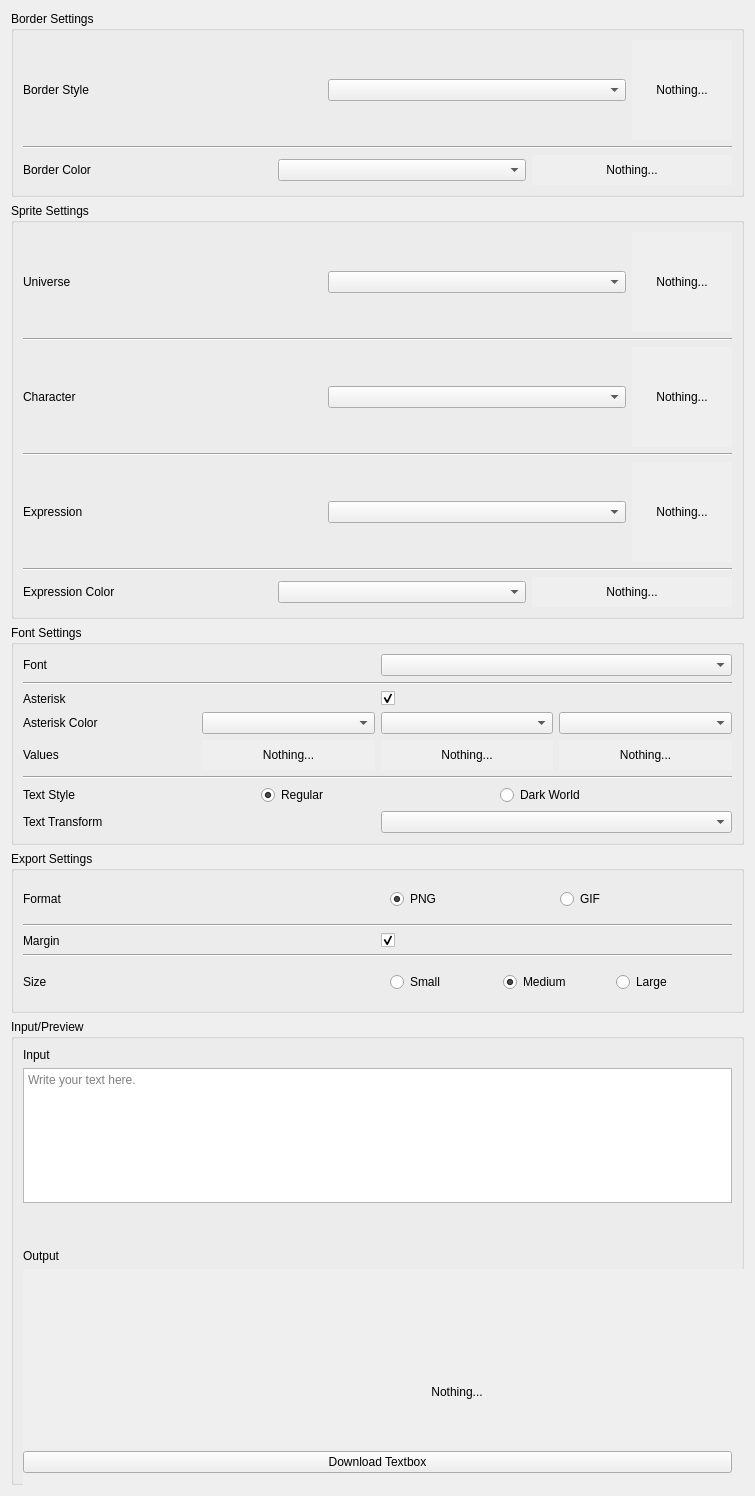
          <widget class="QWidget" name="scrollAreaWidgetContents_2">
           <property name="geometry">
            <rect>
             <x>0</x>
             <y>0</y>
             <width>755</width>
             <height>1496</height>
            </rect>
           </property>
           <layout class="QVBoxLayout" name="verticalLayout_35">
            <item>
             <layout class="QVBoxLayout" name="verticalLayout">
              <item>
               <widget class="QGroupBox" name="bordersettings">
                <property name="title">
                 <string>Border Settings</string>
                </property>
                <layout class="QHBoxLayout" name="horizontalLayout_5">
                 <item>
                  <layout class="QVBoxLayout" name="verticalLayout_2">
                   <item>
                    <layout class="QHBoxLayout" name="horizontalLayout_3">
                     <item>
                      <widget class="QLabel" name="label">
                       <property name="text">
                        <string>Border Style</string>
                       </property>
                      </widget>
                     </item>
                     <item>
                      <widget class="QComboBox" name="comboBox">
                       <property name="currentIndex">
                        <number>-1</number>
                       </property>
                      </widget>
                     </item>
                     <item>
                      <widget class="QLabel" name="label_33">
                       <property name="sizePolicy">
                        <sizepolicy hsizetype="Maximum" vsizetype="Maximum">
                         <horstretch>0</horstretch>
                         <verstretch>0</verstretch>
                        </sizepolicy>
                       </property>
                       <property name="minimumSize">
                        <size>
                         <width>100</width>
                         <height>100</height>
                        </size>
                       </property>
                       <property name="maximumSize">
                        <size>
                         <width>100</width>
                         <height>100</height>
                        </size>
                       </property>
                       <property name="autoFillBackground">
                        <bool>true</bool>
                       </property>
                       <property name="text">
                        <string>Nothing...</string>
                       </property>
                       <property name="alignment">
                        <set>Qt::AlignmentFlag::AlignCenter</set>
                       </property>
                      </widget>
                     </item>
                    </layout>
                   </item>
                   <item>
                    <widget class="Line" name="line_6">
                     <property name="orientation">
                      <enum>Qt::Orientation::Horizontal</enum>
                     </property>
                    </widget>
                   </item>
                   <item>
                    <layout class="QHBoxLayout" name="horizontalLayout_4">
                     <item>
                      <widget class="QLabel" name="label_2">
                       <property name="text">
                        <string>Border Color</string>
                       </property>
                      </widget>
                     </item>
                     <item>
                      <widget class="QComboBox" name="comboBox_2"/>
                     </item>
                     <item>
                      <widget class="QLabel" name="label_32">
                       <property name="sizePolicy">
                        <sizepolicy hsizetype="Maximum" vsizetype="Maximum">
                         <horstretch>0</horstretch>
                         <verstretch>0</verstretch>
                        </sizepolicy>
                       </property>
                       <property name="minimumSize">
                        <size>
                         <width>200</width>
                         <height>30</height>
                        </size>
                       </property>
                       <property name="maximumSize">
                        <size>
                         <width>200</width>
                         <height>30</height>
                        </size>
                       </property>
                       <property name="autoFillBackground">
                        <bool>true</bool>
                       </property>
                       <property name="text">
                        <string>Nothing...</string>
                       </property>
                       <property name="alignment">
                        <set>Qt::AlignmentFlag::AlignCenter</set>
                       </property>
                      </widget>
                     </item>
                    </layout>
                   </item>
                  </layout>
                 </item>
                </layout>
               </widget>
              </item>
              <item>
               <widget class="QGroupBox" name="spritesettings">
                <property name="title">
                 <string>Sprite Settings</string>
                </property>
                <layout class="QHBoxLayout" name="horizontalLayout_12">
                 <item>
                  <layout class="QVBoxLayout" name="verticalLayout_4">
                   <item>
                    <layout class="QHBoxLayout" name="horizontalLayout_10">
                     <item>
                      <widget class="QLabel" name="label_6">
                       <property name="text">
                        <string>Universe</string>
                       </property>
                      </widget>
                     </item>
                     <item>
                      <widget class="QComboBox" name="comboBox_3"/>
                     </item>
                     <item>
                      <widget class="QLabel" name="label_34">
                       <property name="sizePolicy">
                        <sizepolicy hsizetype="Maximum" vsizetype="Maximum">
                         <horstretch>0</horstretch>
                         <verstretch>0</verstretch>
                        </sizepolicy>
                       </property>
                       <property name="minimumSize">
                        <size>
                         <width>100</width>
                         <height>100</height>
                        </size>
                       </property>
                       <property name="maximumSize">
                        <size>
                         <width>100</width>
                         <height>100</height>
                        </size>
                       </property>
                       <property name="autoFillBackground">
                        <bool>true</bool>
                       </property>
                       <property name="text">
                        <string>Nothing...</string>
                       </property>
                       <property name="alignment">
                        <set>Qt::AlignmentFlag::AlignCenter</set>
                       </property>
                      </widget>
                     </item>
                    </layout>
                   </item>
                   <item>
                    <widget class="Line" name="line_5">
                     <property name="orientation">
                      <enum>Qt::Orientation::Horizontal</enum>
                     </property>
                    </widget>
                   </item>
                   <item>
                    <layout class="QHBoxLayout" name="horizontalLayout_13">
                     <item>
                      <widget class="QLabel" name="label_8">
                       <property name="text">
                        <string>Character</string>
                       </property>
                      </widget>
                     </item>
                     <item>
                      <widget class="QComboBox" name="comboBox_6"/>
                     </item>
                     <item>
                      <widget class="QLabel" name="label_35">
                       <property name="sizePolicy">
                        <sizepolicy hsizetype="Maximum" vsizetype="Maximum">
                         <horstretch>0</horstretch>
                         <verstretch>0</verstretch>
                        </sizepolicy>
                       </property>
                       <property name="minimumSize">
                        <size>
                         <width>100</width>
                         <height>100</height>
                        </size>
                       </property>
                       <property name="maximumSize">
                        <size>
                         <width>100</width>
                         <height>100</height>
                        </size>
                       </property>
                       <property name="autoFillBackground">
                        <bool>true</bool>
                       </property>
                       <property name="text">
                        <string>Nothing...</string>
                       </property>
                       <property name="alignment">
                        <set>Qt::AlignmentFlag::AlignCenter</set>
                       </property>
                      </widget>
                     </item>
                    </layout>
                   </item>
                   <item>
                    <widget class="Line" name="line_4">
                     <property name="orientation">
                      <enum>Qt::Orientation::Horizontal</enum>
                     </property>
                    </widget>
                   </item>
                   <item>
                    <layout class="QHBoxLayout" name="horizontalLayout_15">
                     <item>
                      <widget class="QLabel" name="label_9">
                       <property name="text">
                        <string>Expression</string>
                       </property>
                      </widget>
                     </item>
                     <item>
                      <widget class="QComboBox" name="comboBox_7"/>
                     </item>
                     <item>
                      <widget class="QLabel" name="label_36">
                       <property name="sizePolicy">
                        <sizepolicy hsizetype="Maximum" vsizetype="Maximum">
                         <horstretch>0</horstretch>
                         <verstretch>0</verstretch>
                        </sizepolicy>
                       </property>
                       <property name="minimumSize">
                        <size>
                         <width>100</width>
                         <height>100</height>
                        </size>
                       </property>
                       <property name="maximumSize">
                        <size>
                         <width>100</width>
                         <height>100</height>
                        </size>
                       </property>
                       <property name="autoFillBackground">
                        <bool>true</bool>
                       </property>
                       <property name="text">
                        <string>Nothing...</string>
                       </property>
                       <property name="alignment">
                        <set>Qt::AlignmentFlag::AlignCenter</set>
                       </property>
                      </widget>
                     </item>
                    </layout>
                   </item>
                   <item>
                    <widget class="Line" name="line_3">
                     <property name="orientation">
                      <enum>Qt::Orientation::Horizontal</enum>
                     </property>
                    </widget>
                   </item>
                   <item>
                    <layout class="QHBoxLayout" name="horizontalLayout_11">
                     <item>
                      <widget class="QLabel" name="label_7">
                       <property name="text">
                        <string>Expression Color</string>
                       </property>
                      </widget>
                     </item>
                     <item>
                      <widget class="QComboBox" name="comboBox_5"/>
                     </item>
                     <item>
                      <widget class="QLabel" name="label_37">
                       <property name="sizePolicy">
                        <sizepolicy hsizetype="Maximum" vsizetype="Maximum">
                         <horstretch>0</horstretch>
                         <verstretch>0</verstretch>
                        </sizepolicy>
                       </property>
                       <property name="minimumSize">
                        <size>
                         <width>200</width>
                         <height>30</height>
                        </size>
                       </property>
                       <property name="maximumSize">
                        <size>
                         <width>200</width>
                         <height>30</height>
                        </size>
                       </property>
                       <property name="autoFillBackground">
                        <bool>true</bool>
                       </property>
                       <property name="text">
                        <string>Nothing...</string>
                       </property>
                       <property name="alignment">
                        <set>Qt::AlignmentFlag::AlignCenter</set>
                       </property>
                      </widget>
                     </item>
                    </layout>
                   </item>
                  </layout>
                 </item>
                </layout>
               </widget>
              </item>
              <item>
               <widget class="QGroupBox" name="fontsettings">
                <property name="title">
                 <string>Font Settings</string>
                </property>
                <layout class="QHBoxLayout" name="horizontalLayout_20">
                 <item>
                  <layout class="QVBoxLayout" name="verticalLayout_5">
                   <item>
                    <layout class="QHBoxLayout" name="horizontalLayout_16">
                     <item>
                      <widget class="QLabel" name="label_10">
                       <property name="text">
                        <string>Font</string>
                       </property>
                      </widget>
                     </item>
                     <item>
                      <widget class="QComboBox" name="comboBox_15"/>
                     </item>
                    </layout>
                   </item>
                   <item>
                    <widget class="Line" name="line_7">
                     <property name="orientation">
                      <enum>Qt::Orientation::Horizontal</enum>
                     </property>
                    </widget>
                   </item>
                   <item>
                    <layout class="QHBoxLayout" name="horizontalLayout_17">
                     <item>
                      <widget class="QLabel" name="label_11">
                       <property name="text">
                        <string>Asterisk</string>
                       </property>
                      </widget>
                     </item>
                     <item>
                      <widget class="QCheckBox" name="checkBox_2">
                       <property name="text">
                        <string/>
                       </property>
                       <property name="checked">
                        <bool>true</bool>
                       </property>
                      </widget>
                     </item>
                    </layout>
                   </item>
                   <item>
                    <layout class="QHBoxLayout" name="horizontalLayout_18">
                     <item>
                      <widget class="QLabel" name="label_12">
                       <property name="text">
                        <string>Asterisk Color</string>
                       </property>
                      </widget>
                     </item>
                     <item>
                      <widget class="QComboBox" name="comboBox_9"/>
                     </item>
                     <item>
                      <widget class="QComboBox" name="comboBox_4"/>
                     </item>
                     <item>
                      <widget class="QComboBox" name="comboBox_8"/>
                     </item>
                    </layout>
                   </item>
                   <item>
                    <layout class="QHBoxLayout" name="horizontalLayout_52">
                     <item>
                      <widget class="QLabel" name="label_38">
                       <property name="text">
                        <string>Values</string>
                       </property>
                      </widget>
                     </item>
                     <item>
                      <widget class="QLabel" name="label_39">
                       <property name="minimumSize">
                        <size>
                         <width>90</width>
                         <height>30</height>
                        </size>
                       </property>
                       <property name="autoFillBackground">
                        <bool>true</bool>
                       </property>
                       <property name="text">
                        <string>Nothing...</string>
                       </property>
                       <property name="alignment">
                        <set>Qt::AlignmentFlag::AlignCenter</set>
                       </property>
                      </widget>
                     </item>
                     <item>
                      <widget class="QLabel" name="label_40">
                       <property name="minimumSize">
                        <size>
                         <width>90</width>
                         <height>30</height>
                        </size>
                       </property>
                       <property name="autoFillBackground">
                        <bool>true</bool>
                       </property>
                       <property name="text">
                        <string>Nothing...</string>
                       </property>
                       <property name="alignment">
                        <set>Qt::AlignmentFlag::AlignCenter</set>
                       </property>
                      </widget>
                     </item>
                     <item>
                      <widget class="QLabel" name="label_41">
                       <property name="minimumSize">
                        <size>
                         <width>90</width>
                         <height>30</height>
                        </size>
                       </property>
                       <property name="autoFillBackground">
                        <bool>true</bool>
                       </property>
                       <property name="text">
                        <string>Nothing...</string>
                       </property>
                       <property name="alignment">
                        <set>Qt::AlignmentFlag::AlignCenter</set>
                       </property>
                      </widget>
                     </item>
                    </layout>
                   </item>
                   <item>
                    <widget class="Line" name="line_9">
                     <property name="orientation">
                      <enum>Qt::Orientation::Horizontal</enum>
                     </property>
                    </widget>
                   </item>
                   <item>
                    <layout class="QHBoxLayout" name="horizontalLayout_19">
                     <item>
                      <widget class="QLabel" name="label_13">
                       <property name="text">
                        <string>Text Style</string>
                       </property>
                      </widget>
                     </item>
                     <item>
                      <widget class="QRadioButton" name="radioButton_6">
                       <property name="text">
                        <string>Regular</string>
                       </property>
                       <property name="checked">
                        <bool>true</bool>
                       </property>
                      </widget>
                     </item>
                     <item>
                      <widget class="QRadioButton" name="radioButton_7">
                       <property name="text">
                        <string>Dark World</string>
                       </property>
                      </widget>
                     </item>
                    </layout>
                   </item>
                   <item>
                    <layout class="QHBoxLayout" name="horizontalLayout_21">
                     <item>
                      <widget class="QLabel" name="label_14">
                       <property name="text">
                        <string>Text Transform</string>
                       </property>
                      </widget>
                     </item>
                     <item>
                      <widget class="QComboBox" name="comboBox_10"/>
                     </item>
                    </layout>
                   </item>
                  </layout>
                 </item>
                </layout>
               </widget>
              </item>
              <item>
               <widget class="QGroupBox" name="exportsettings">
                <property name="title">
                 <string>Export Settings</string>
                </property>
                <layout class="QHBoxLayout" name="horizontalLayout_8">
                 <item>
                  <layout class="QVBoxLayout" name="verticalLayout_3">
                   <item>
                    <layout class="QHBoxLayout" name="horizontalLayout_6">
                     <item>
                      <widget class="QLabel" name="label_3">
                       <property name="text">
                        <string>Format</string>
                       </property>
                      </widget>
                     </item>
                     <item>
                      <widget class="QWidget" name="widget" native="true">
                       <layout class="QHBoxLayout" name="horizontalLayout_22">
                        <item>
                         <widget class="QRadioButton" name="radioButton">
                          <property name="text">
                           <string>PNG</string>
                          </property>
                          <property name="checked">
                           <bool>true</bool>
                          </property>
                         </widget>
                        </item>
                        <item>
                         <widget class="QRadioButton" name="radioButton_2">
                          <property name="text">
                           <string>GIF</string>
                          </property>
                         </widget>
                        </item>
                       </layout>
                      </widget>
                     </item>
                    </layout>
                   </item>
                   <item>
                    <widget class="Line" name="line">
                     <property name="orientation">
                      <enum>Qt::Orientation::Horizontal</enum>
                     </property>
                    </widget>
                   </item>
                   <item>
                    <layout class="QHBoxLayout" name="horizontalLayout_9">
                     <item>
                      <widget class="QLabel" name="label_5">
                       <property name="text">
                        <string>Margin</string>
                       </property>
                      </widget>
                     </item>
                     <item>
                      <widget class="QCheckBox" name="checkBox">
                       <property name="text">
                        <string/>
                       </property>
                       <property name="checked">
                        <bool>true</bool>
                       </property>
                      </widget>
                     </item>
                    </layout>
                   </item>
                   <item>
                    <widget class="Line" name="line_2">
                     <property name="orientation">
                      <enum>Qt::Orientation::Horizontal</enum>
                     </property>
                    </widget>
                   </item>
                   <item>
                    <layout class="QHBoxLayout" name="horizontalLayout_7">
                     <item>
                      <widget class="QLabel" name="label_4">
                       <property name="text">
                        <string>Size</string>
                       </property>
                      </widget>
                     </item>
                     <item>
                      <widget class="QWidget" name="widget_2" native="true">
                       <layout class="QHBoxLayout" name="horizontalLayout_14">
                        <item>
                         <widget class="QRadioButton" name="radioButton_5">
                          <property name="text">
                           <string>Small</string>
                          </property>
                         </widget>
                        </item>
                        <item>
                         <widget class="QRadioButton" name="radioButton_4">
                          <property name="text">
                           <string>Medium</string>
                          </property>
                          <property name="checked">
                           <bool>true</bool>
                          </property>
                         </widget>
                        </item>
                        <item>
                         <widget class="QRadioButton" name="radioButton_3">
                          <property name="text">
                           <string>Large</string>
                          </property>
                         </widget>
                        </item>
                       </layout>
                      </widget>
                     </item>
                    </layout>
                   </item>
                  </layout>
                 </item>
                </layout>
               </widget>
              </item>
             </layout>
            </item>
            <item>
             <widget class="QGroupBox" name="groupBox">
              <property name="sizePolicy">
               <sizepolicy hsizetype="Preferred" vsizetype="Preferred">
                <horstretch>1</horstretch>
                <verstretch>0</verstretch>
               </sizepolicy>
              </property>
              <property name="minimumSize">
               <size>
                <width>400</width>
                <height>400</height>
               </size>
              </property>
              <property name="title">
               <string>Input/Preview</string>
              </property>
              <layout class="QVBoxLayout" name="verticalLayout_6">
               <item>
                <widget class="QLabel" name="label_27">
                 <property name="text">
                  <string>Input</string>
                 </property>
                </widget>
               </item>
               <item>
                <widget class="QTextEdit" name="textEdit">
                 <property name="sizePolicy">
                  <sizepolicy hsizetype="Expanding" vsizetype="Fixed">
                   <horstretch>0</horstretch>
                   <verstretch>0</verstretch>
                  </sizepolicy>
                 </property>
                 <property name="placeholderText">
                  <string>Write your text here.</string>
                 </property>
                </widget>
               </item>
               <item>
                <spacer name="horizontalSpacer">
                 <property name="orientation">
                  <enum>Qt::Orientation::Horizontal</enum>
                 </property>
                 <property name="sizeHint" stdset="0">
                  <size>
                   <width>40</width>
                   <height>40</height>
                  </size>
                 </property>
                </spacer>
               </item>
               <item>
                <widget class="QLabel" name="label_28">
                 <property name="text">
                  <string>Output</string>
                 </property>
                </widget>
               </item>
               <item>
                <widget class="QLabel" name="label_42">
                 <property name="sizePolicy">
                  <sizepolicy hsizetype="Minimum" vsizetype="Minimum">
                   <horstretch>0</horstretch>
                   <verstretch>0</verstretch>
                  </sizepolicy>
                 </property>
                 <property name="minimumSize">
                  <size>
                   <width>868</width>
                   <height>246</height>
                  </size>
                 </property>
                 <property name="autoFillBackground">
                  <bool>true</bool>
                 </property>
                 <property name="text">
                  <string>Nothing...</string>
                 </property>
                 <property name="alignment">
                  <set>Qt::AlignmentFlag::AlignCenter</set>
                 </property>
                 <property name="textInteractionFlags">
                  <set>Qt::TextInteractionFlag::LinksAccessibleByMouse</set>
                 </property>
                </widget>
               </item>
               <item>
                <spacer name="horizontalSpacer_2">
                 <property name="orientation">
                  <enum>Qt::Orientation::Horizontal</enum>
                 </property>
                 <property name="sizeHint" stdset="0">
                  <size>
                   <width>40</width>
                   <height>40</height>
                  </size>
                 </property>
                </spacer>
               </item>
               <item>
                <widget class="QPushButton" name="pushButton">
                 <property name="text">
                  <string>Download Textbox</string>
                 </property>
                </widget>
               </item>
              </layout>
             </widget>
            </item>
           </layout>
          </widget>
